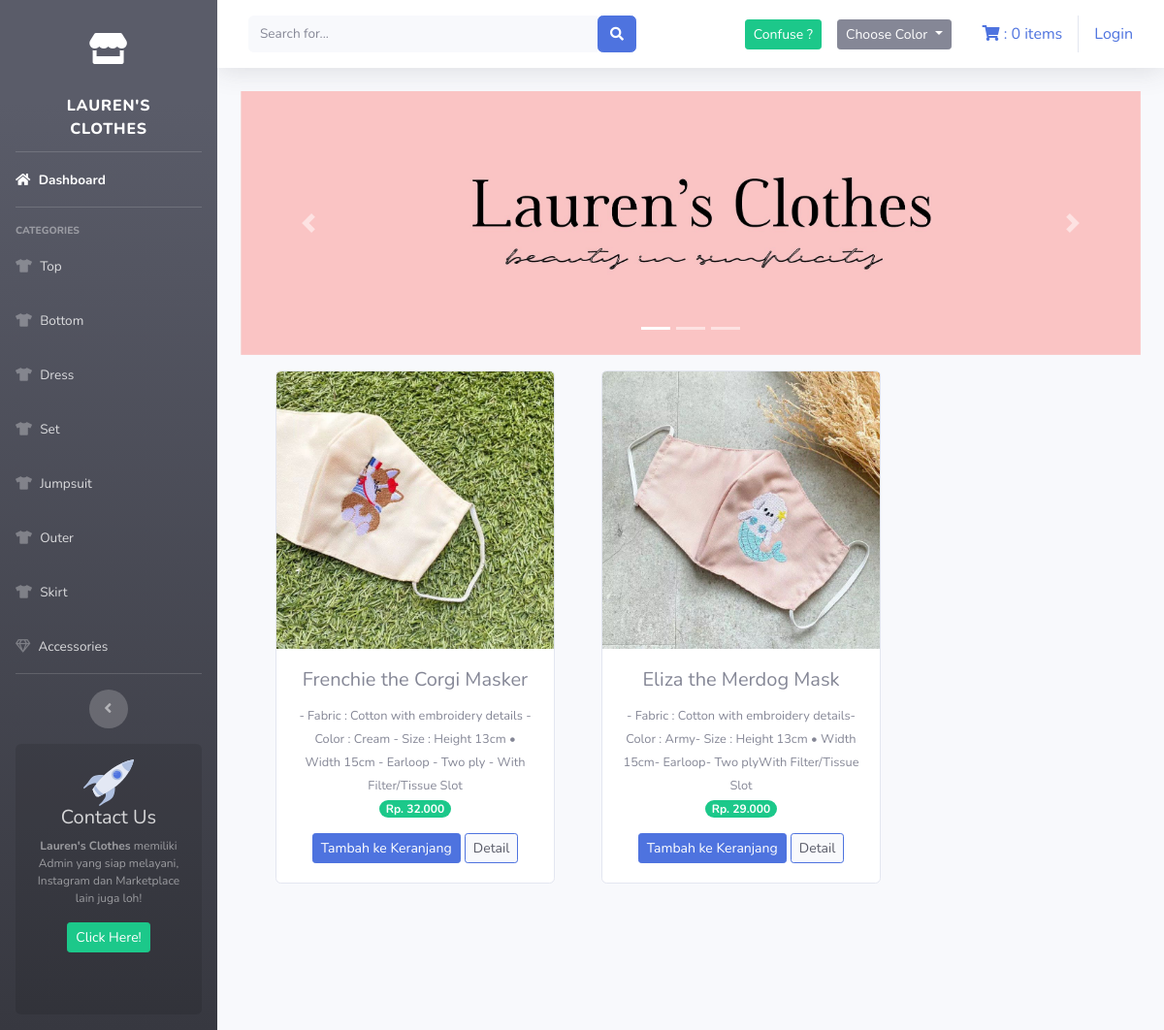
Screenshot of /index.php/kategori/accessories with the database file from the repository.
### tables this page shows
CREATE TABLE `tb_barang` (
  `id_brg` int(11) NOT NULL,
  `nama_brg` varchar(120) NOT NULL,
  `keterangan` varchar(512) NOT NULL,
  `kategori` varchar(60) NOT NULL,
  `harga` int(11) NOT NULL,
  `stok` int(11) NOT NULL,
  `gambar` text NOT NULL,
  `warna` varchar(120) NOT NULL,
  `r_kenyamanan` int(11) NOT NULL,
  `r_harga` int(11) NOT NULL,
  `r_formalitas` int(11) NOT NULL,
  `c_review` int(11) NOT NULL DEFAULT 1
);

### application/controllers/kategori.php (called while the page is built, shortened)
<?php
class Kategori extends CI_Controller{
    public function accessories(){
        $data['accessories']= $this->model_kategori->data_accessories()->result();
        $this->load->view('templates/header');
        $this->load->view('templates/sidebar');
        $this->load->view('kategori/accessories', $data);
        $this->load->view('templates/footer');
    }
}

### index.php (called while the page is built, shortened)
<?php
require_once BASEPATH.'core/CodeIgniter.php';

### application/models/model_kategori.php (called while the page is built, shortened)
<?php
class Model_kategori extends CI_Model{
    public function data_accessories(){
        return $this->db->get_where("tb_barang", array('kategori'=>'accessories'));
    }
}

### application/views/kategori/accessories.php (the view, shortened to what this page needs)
<div class="container-fluid">
    <div id="carouselExampleIndicators" class="carousel slide" data-bs-ride="carousel">
        <ol class="carousel-indicators">
            <li type="button" data-bs-target="#carouselExampleIndicators" data-bs-slide-to="0" class="active"></li>
            <li type="button" data-bs-target="#carouselExampleIndicators" data-bs-slide-to="1"></li>
            <li type="button" data-bs-target="#carouselExampleIndicators" data-bs-slide-to="2"></li>
        </ol>
        <div class="carousel-inner">
            <div class="carousel-item active">
                <img src="<?php echo base_url('assets/img/slider0.jpg') ?>" class="d-block w-100" alt="...">
            </div>
        </div>
        <a class="carousel-control-prev" href="#carouselExampleIndicators" role="button" data-slide="prev">
            <span class="carousel-control-prev-icon" aria-hidden="true"></span>
        </a>
        <a class="carousel-control-next" href="#carouselExampleIndicators" role="button" data-slide="next">
            <span class="carousel-control-next-icon" aria-hidden="true"></span>
        </a>
    </div>
    <div class="row text-center mt-3">
        <?php foreach ($accessories as $brg) : ?>
            <div class="card ml-5 mb-4" style="width: 18rem;">
                <img src="<?php echo base_url() . '/uploads/' . $brg->gambar ?>" class="card-img-top" alt="...">
                <div class="card-body">
                    <h5 class="card-title"><?php echo $brg->nama_brg ?></h5>
                    <small><?php echo $brg->keterangan ?></small><br>
                    <span class="badge badge-pill badge-success mb-3">Rp. <?php echo number_format($brg->harga, 0, ',', '.')  ?></span> <br>
                    <?php echo anchor(
                        'dashboard/tambah_ke_keranjang/' . $brg->id_brg,
                        '<div class="btn btn-sm btn-primary">Tambah ke Keranjang</div>'
                    ) ?>
                    <?php echo anchor(
                        'dashboard/detail/' . $brg->id_brg,
                        '<div class="btn btn-sm btn-primary bg-light text-dark">Detail</div>'
                    ) ?>
                </div>
            </div>
        <?php endforeach ?>
    </div>
</div>

### rows the page displays
tb_barang: gambar (picture), nama_brg "Frenchie the Corgi Masker", keterangan "- Fabric : Cotton with embroidery details - Color : Cream - Size : Height 13cm • Width 15cm - Earloop - Two ply - With Filter/Tissue Slot", harga "32.000", id_brg "Tambah ke Keranjang", id_brg "Detail"
tb_barang: gambar (picture), nama_brg "Eliza the Merdog Mask", keterangan "- Fabric : Cotton with embroidery details- Color : Army- Size : Height 13cm • Width 15cm- Earloop- Two plyWith Filter/Tissue Slot", harga "29.000", id_brg "Tambah ke Keranjang", id_brg "Detail"

### other values shown
$this->cart->total_items() "0"
anchor('auth/login', 'Login') "Login"
